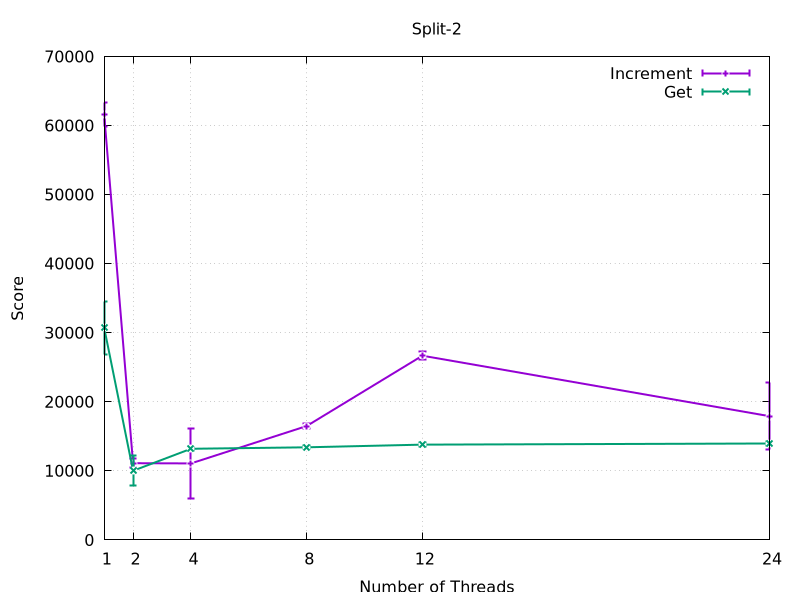

Generate this figure with gnuplot:
set terminal pngcairo size 1920,1080
set output 'Split-2.png'
set title 'Split-2'
set xlabel 'Number of Threads'
set xtics (1, 2, 4, 8, 12, 24)
set ylabel 'Score'
set yrange [0:*]
set grid
plot 'Split-2.dat' index 0 title 'Increment' with yerrorlines linewidth 2, \
     'Split-2.dat' index 1 title 'Get' with yerrorlines linewidth 2
